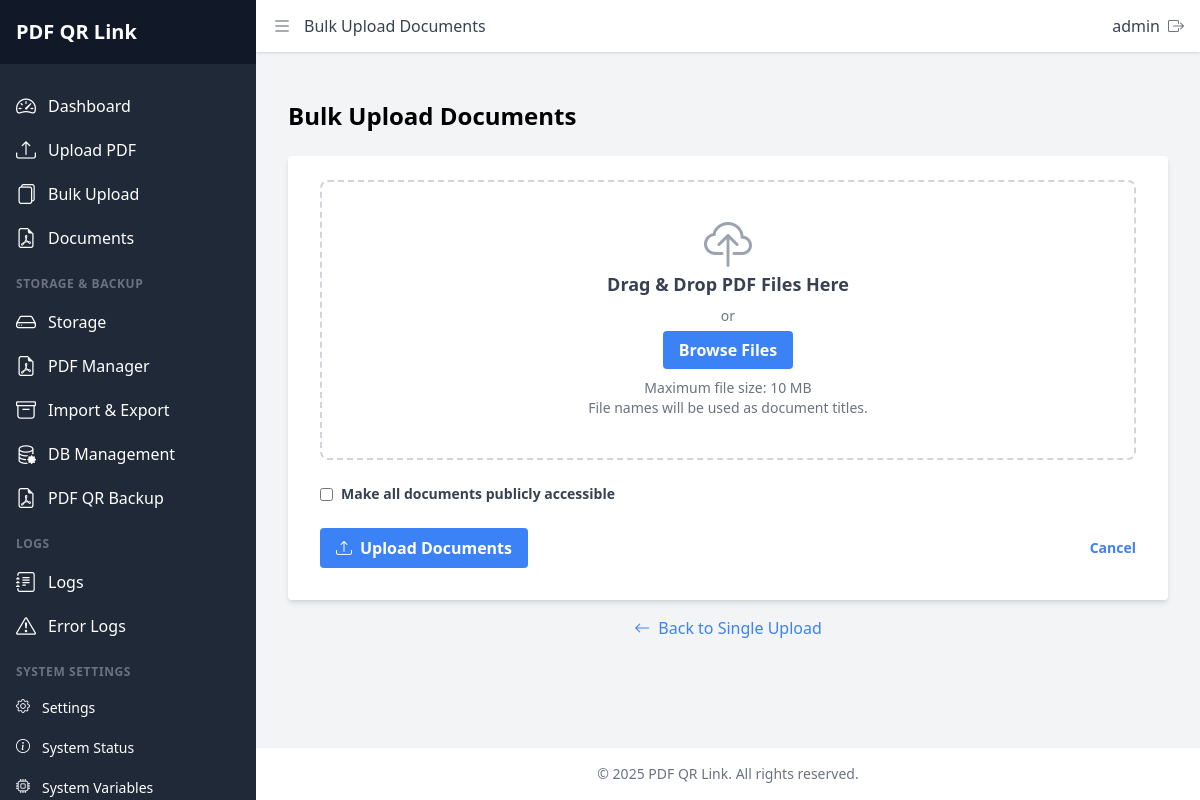
Page /admin/bulk-upload.php (signed in) on the committed database.
### tables this page shows
CREATE TABLE settings (
        id INTEGER PRIMARY KEY AUTOINCREMENT,
        setting_key TEXT NOT NULL UNIQUE,
        setting_value TEXT NOT NULL,
        setting_description TEXT,
        setting_type TEXT DEFAULT 'text',
        is_public INTEGER DEFAULT 0,
        is_editable INTEGER DEFAULT 1,
        updated_at TIMESTAMP DEFAULT CURRENT_TIMESTAMP
    );

### includes/utilities.php (called while the page is built, shortened)
<?php
function formatBytes($bytes) {
    $units = ['B', 'KB', 'MB', 'GB', 'TB'];
    $bytes = max($bytes, 0);
    $pow = floor(($bytes ? log($bytes) : 0) / log(1024));
    $pow = min($pow, count($units) - 1);
    $bytes /= pow(1024, $pow);
    return round($bytes, 2) . ' ' . $units[$pow];
}
function getMaxUploadSize() {
    try {
        $db = getDbConnection();
        $stmt = $db->prepare("SELECT setting_value FROM settings WHERE setting_key = 'upload.max_file_size'");
        $stmt->execute();
        $result = $stmt->fetch(PDO::FETCH_ASSOC);
        if ($result && !empty($result['setting_value'])) {
            return (int)$result['setting_value'];
        }
    } catch (Exception $e) {
    }
    $maxUpload = convertPHPSizeToBytes(ini_get('upload_max_filesize'));
    $maxPost = convertPHPSizeToBytes(ini_get('post_max_size'));
    $memoryLimit = convertPHPSizeToBytes(ini_get('memory_limit'));
    return min($maxUpload, $maxPost, $memoryLimit);
}
function getSettingValue($key, $default = null) {
    try {
        $db = getDbConnection();
        $stmt = $db->prepare("SELECT setting_value FROM settings WHERE setting_key = ?");
        $stmt->execute([$key]);
        $value = $stmt->fetchColumn();
        return $value !== false ? $value : $default;
    } catch (Exception $e) {
        logError('Error getting setting value: ' . $e->getMessage());
        return $default;
    }
}
?>

### admin/bulk-upload.php (the view, shortened to what this page needs)
<?php
$isPublic = 0;
$pageTitle = 'Bulk Upload Documents';
include 'header.php';
?>
<div class="container mx-auto px-4 py-8">
    <h1 class="text-2xl font-bold mb-6">Bulk Upload Documents</h1>
    <form id="uploadForm" action="bulk-upload.php" method="post" enctype="multipart/form-data" class="bg-white shadow-md rounded px-8 pt-6 pb-8 mb-4">
        <div class="mb-6">
            <div id="dropZone" class="border-2 border-dashed border-gray-300 rounded-lg p-10 text-center cursor-pointer hover:bg-gray-50 transition-colors duration-300">
                <i class="bi bi-cloud-upload text-5xl text-gray-400 mb-3"></i>
                <h3 class="text-lg font-semibold text-gray-700 mb-2">Drag & Drop PDF Files Here</h3>
                <p class="text-sm text-gray-500 mb-3">or</p>
                <label for="pdf_files" class="bg-blue-500 hover:bg-blue-700 text-white font-bold py-2 px-4 rounded cursor-pointer transition-colors duration-300">
                    Browse Files
                </label>
                <p class="text-sm text-gray-500 mt-4">Maximum file size: <?php echo formatBytes(getMaxUploadSize()); ?></p>
                <p class="text-sm text-gray-500">File names will be used as document titles.</p>
            </div>
        </div>
        <div class="mb-6">
            <label class="flex items-center">
                <input type="checkbox" name="is_public" value="1" <?php echo $isPublic ? 'checked' : ''; ?> class="mr-2">
                <span class="text-gray-700 text-sm font-bold">Make all documents publicly accessible</span>
            </label>
        </div>
        <div class="flex items-center justify-between">
            <button type="submit" id="uploadButton" name="bulk_upload" class="bg-blue-500 hover:bg-blue-700 text-white font-bold py-2 px-4 rounded focus:outline-none focus:shadow-outline transition-colors duration-300 flex items-center">
                <i class="bi bi-upload mr-2"></i> Upload Documents
            </button>
            <a href="documents.php" class="inline-block align-baseline font-bold text-sm text-blue-500 hover:text-blue-800">
                Cancel
            </a>
        </div>
    </form>
    <div class="text-center mt-4">
        <a href="upload.php" class="text-blue-500 hover:text-blue-700">
            <i class="bi bi-arrow-left mr-1"></i> Back to Single Upload
        </a>
    </div>
</div>
<?php include 'footer.php'; ?>

### admin/header.php (shortened to what this page needs)
<?php
require_once __DIR__ . '/../includes/init.php';
$currentPage = basename($_SERVER['PHP_SELF']);
?>
<!DOCTYPE html>
<html lang="en">
<head>
    <link rel="stylesheet" href="<?php echo BASE_URL; ?>assets/css/tailwind.css?<?php echo CSS_CACHE_KEY; ?>">
    <link rel="stylesheet" href="https://cdnjs.cloudflare.com/ajax/libs/bootstrap-icons/1.11.3/font/bootstrap-icons.min.css" />
</head>
<body class="bg-gray-100 min-h-screen">
    <div x-data="{ sidebarOpen: false, sidebarPinned: true }"
         @resize.window="sidebarOpen = (window.innerWidth >= 768) ? sidebarPinned : false">
        <aside class="fixed inset-y-0 left-0 z-30 w-64 bg-gray-800 overflow-y-auto transition-all duration-300 transform"
             :class="{'translate-x-0': sidebarOpen, '-translate-x-full': !sidebarOpen, 'md:translate-x-0': sidebarPinned}">
            <div class="flex items-center justify-between h-16 bg-gray-900 px-4">
                <span class="text-white font-bold text-xl"><?php echo getSettingValue('general.site_title', 'PDF QR Link'); ?></span>
            </div>
            <nav class="mt-5 px-2">
                <a href="<?php echo BASE_URL; ?>admin/index.php" class="group flex items-center px-2 py-2 text-base font-medium rounded-md <?php echo $currentPage === 'index.php' ? 'bg-gray-700 text-white' : 'text-white hover:bg-gray-700'; ?>">
                    <i class="bi bi-speedometer2 mr-3 text-xl"></i>
                    <span>Dashboard</span>
                </a>
                <a href="<?php echo BASE_URL; ?>admin/upload.php" class="group flex items-center px-2 py-2 text-base font-medium rounded-md <?php echo $currentPage === 'upload.php' ? 'bg-gray-700 text-white' : 'text-white hover:bg-gray-700'; ?>">
                    <i class="bi bi-upload mr-3 text-xl"></i>
                    <span>Upload PDF</span>
                </a>
                <a href="<?php echo BASE_URL; ?>admin/bulk-upload.php" class="group flex items-center px-2 py-2 text-base font-medium rounded-md <?php echo $currentPage === 'bulk-upload.php' ? 'bg-gray-700 text-white' : 'text-white hover:bg-gray-700'; ?>">
                    <i class="bi bi-files mr-3 text-xl"></i>
                    <span>Bulk Upload</span>
                </a>
                <a href="<?php echo BASE_URL; ?>admin/documents.php" class="group flex items-center px-2 py-2 text-base font-medium rounded-md <?php echo $currentPage === 'documents.php' ? 'bg-gray-700 text-white' : 'text-white hover:bg-gray-700'; ?>">
                    <i class="bi bi-file-earmark-pdf mr-3 text-xl"></i>
                    <span>Documents</span>
                </a>
                <div class="mt-4 mb-2 px-2">
                    <h3 class="text-xs uppercase tracking-wider text-gray-500 font-semibold">Storage & Backup</h3>
                </div>
                <a href="<?php echo BASE_URL; ?>admin/storage.php" class="group flex items-center px-2 py-2 text-base font-medium rounded-md <?php echo $currentPage === 'storage.php' ? 'bg-gray-700 text-white' : 'text-white hover:bg-gray-700'; ?>">
                    <i class="bi bi-hdd mr-3 text-xl"></i>
                    <span>Storage</span>
                </a>
                <a href="<?php echo BASE_URL; ?>admin/file_manager.php" class="group flex items-center px-2 py-2 text-base font-medium rounded-md <?php echo $currentPage === 'file_manager.php' ? 'bg-gray-700 text-white' : 'text-white hover:bg-gray-700'; ?>">
                    <i class="bi bi-file-earmark-pdf mr-3 text-xl"></i>
                    <span>PDF Manager</span>
                </a>
                <a href="<?php echo BASE_URL; ?>admin/import_export.php" class="group flex items-center px-2 py-2 text-base font-medium rounded-md <?php echo $currentPage === 'import_export.php' ? 'bg-gray-700 text-white' : 'text-white hover:bg-gray-700'; ?>">
                    <i class="bi bi-archive mr-3 text-xl"></i>
                    <span>Import & Export</span>
                </a>
                <a href="<?php echo BASE_URL; ?>admin/db_management.php" class="group flex items-center px-2 py-2 text-base font-medium rounded-md <?php echo $currentPage === 'db_management.php' ? 'bg-gray-700 text-white' : 'text-white hover:bg-gray-700'; ?>">
                    <i class="bi bi-database-gear mr-3 text-xl"></i>
                    <span>DB Management</span>
                </a>
                <a href="<?php echo BASE_URL; ?>admin/pdf_backup.php" class="group flex items-center px-2 py-2 text-base font-medium rounded-md <?php echo $currentPage === 'pdf_backup.php' ? 'bg-gray-700 text-white' : 'text-white hover:bg-gray-700'; ?>">
                    <i class="bi bi-file-earmark-pdf mr-3 text-xl"></i>
                    <span>PDF QR Backup</span>
                </a>
                <div class="mt-4 mb-2 px-2">
                    <h3 class="text-xs uppercase tracking-wider text-gray-500 font-semibold">Logs</h3>
                </div>
                <a href="<?php echo BASE_URL; ?>admin/logs.php" class="group flex items-center px-2 py-2 text-base font-medium rounded-md <?php echo $currentPage === 'logs.php' ? 'bg-gray-700 text-white' : 'text-white hover:bg-gray-700'; ?>">
                    <i class="bi bi-journal-text mr-3 text-xl"></i>
                    <span>Logs</span>
                </a>
                <a href="<?php echo BASE_URL; ?>admin/error_logs.php" class="group flex items-center px-2 py-2 text-base font-medium rounded-md <?php echo $currentPage === 'error_logs.php' ? 'bg-gray-700 text-white' : 'text-white hover:bg-gray-700'; ?>">
                    <i class="bi bi-exclamation-triangle mr-3 text-xl"></i>
                    <span>Error Logs</span>
                </a>
                <div class="mt-4 mb-2 px-2">
                    <h3 class="text-xs uppercase tracking-wider text-gray-500 font-semibold">System Settings</h3>
                </div>
                <a href="<?php echo BASE_URL; ?>admin/settings.php" class="group flex items-center px-2 py-2 text-sm font-medium rounded-md <?php echo $currentPage === 'settings.php' ? 'bg-gray-700 text-white' : 'text-white hover:bg-gray-700'; ?>">
                    <i class="bi bi-gear mr-3 flex-shrink-0 h-6 w-6"></i>
                    Settings
                </a>
                <a href="<?php echo BASE_URL; ?>admin/system_status.php" class="group flex items-center px-2 py-2 text-sm font-medium rounded-md <?php echo $currentPage === 'system_status.php' ? 'bg-gray-700 text-white' : 'text-white hover:bg-gray-700'; ?>">
                    <i class="bi bi-info-circle mr-3 flex-shrink-0 h-6 w-6"></i>
                    System Status
                </a>
                <a href="<?php echo BASE_URL; ?>admin/system.php" class="group flex items-center px-2 py-2 text-sm font-medium rounded-md <?php echo $currentPage === 'system.php' ? 'bg-gray-700 text-white' : 'text-white hover:bg-gray-700'; ?>">
                    <i class="bi bi-cpu mr-3 flex-shrink-0 h-6 w-6"></i>
                    System Variables
                </a>
            </nav>
        </aside>
        <div class="flex flex-col min-h-screen transition-all duration-300"
             :class="{'md:ml-64': sidebarPinned, 'ml-0': !sidebarPinned}">
            <header class="bg-white shadow relative z-10">
                <div class="flex justify-between items-center px-4 py-3">
                    <div class="flex items-center">
                        <button @click="sidebarOpen = !sidebarOpen" class="text-gray-500 focus:outline-none focus:ring mr-3">
                            <i class="bi text-xl" :class="sidebarOpen ? 'bi-x' : 'bi-list'"></i>
                        </button>
                        <span class="text-gray-700 font-medium"><?php echo htmlspecialchars($pageTitle ?? 'Admin'); ?></span>
                    </div>
                    <div class="flex items-center">
                        <span class="text-gray-700 mr-2"><?php echo htmlspecialchars($_SESSION['username'] ?? ''); ?></span>
                        <a href="<?php echo BASE_URL; ?>admin/logout.php" class="text-gray-500 hover:text-gray-700">
                            <i class="bi bi-box-arrow-right"></i>
                        </a>
                    </div>
                </div>
            </header>
            <main class="flex-grow p-4 relative z-0">

### admin/footer.php
            </main>
            <footer class="bg-white p-4 shadow mt-8">
                <div class="container mx-auto">
                    <p class="text-center text-gray-500 text-sm">
                        <?php
                        $footerText = getSettingValue('general.footer_text', '&copy; ' . date('Y') . ' ' . getSettingValue('general.site_title', 'PDF QR Link') . '. All rights reserved.');
                        echo $footerText;
                        ?>
                    </p>
                </div>
            </footer>
        </div>
    </div>
</body>
</html>

### rows in the picture
settings: setting_value "PDF QR Link", setting_value "© 2025 PDF QR Link. All rights reserved."
settings: setting_value "10 MB"

### other values in the picture
$pageTitle "Bulk Upload Documents"
$_SESSION['username'] "admin"
